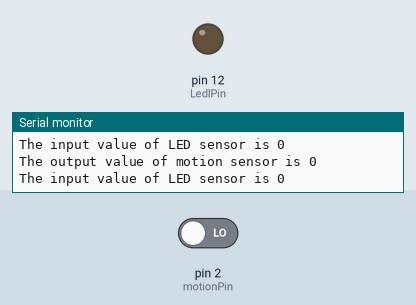
This sketch was run on a simulated Arduino Uno, built with avr-gcc and run on an emulated ATmega328P. Shown: output pins drawn as LEDs (lit = HIGH), the last lines printed to the serial monitor. Inputs (shaded band) come from the test bench; at power-on: pin 2 (motionPin) LOW.

Above: at 2.8 s.
2.9 s: pin 2 (motionPin) driven HIGH
At 4.2 s:
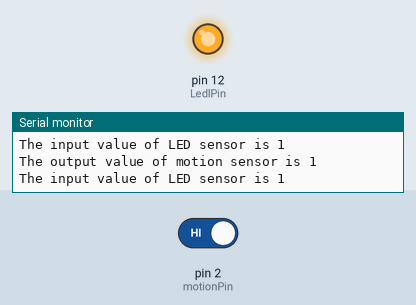
4.5 s: pin 2 (motionPin) driven LOW
At 5.6 s:
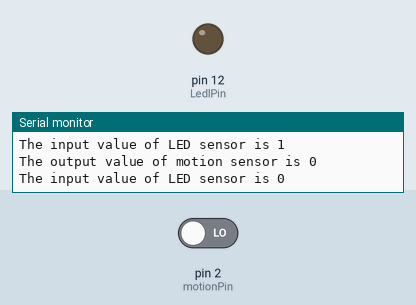
Timing chart, 0 to 7.5 s (numbered marks = the images above; inputs shaded):
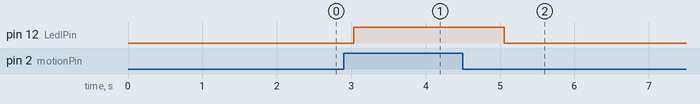

Measured:
- after the input at 2.9 s, pin 12 (LedlPin): LOW → HIGH after 0.14 s
- after the input at 4.5 s, pin 12 (LedlPin): HIGH → LOW after 0.56 s

The sketch:

Task1.1P.ino
```cpp
// C++ code
//
/*
  This program blinks the LED in pin 12 when there is a
  motion detected by the RIP motion sensor.
*/

int motionPin = 2;
int LedlPin = 12;

void setup()
{
  Serial.begin(9600);
  pinMode(motionPin, INPUT);
  pinMode(LedlPin, OUTPUT);
}

void loop()
{
  int motionResult = digitalRead(motionPin);
  Serial.print("The output value of motion sensor is ");
  Serial.println(motionResult);

  if(motionResult == HIGH)
  {
	  // turn the LED on
	  digitalWrite(LedlPin, HIGH);
      Serial.print("The input value of LED sensor is ");
  	  Serial.println(HIGH);
  }
  else
  {
      // turn the LED off
      digitalWrite(LedlPin, LOW);
      Serial.print("The input value of LED sensor is ");
  	  Serial.println(LOW);
  }
  delay(1000); // Wait for 1000 millisecond(s)
}
```
